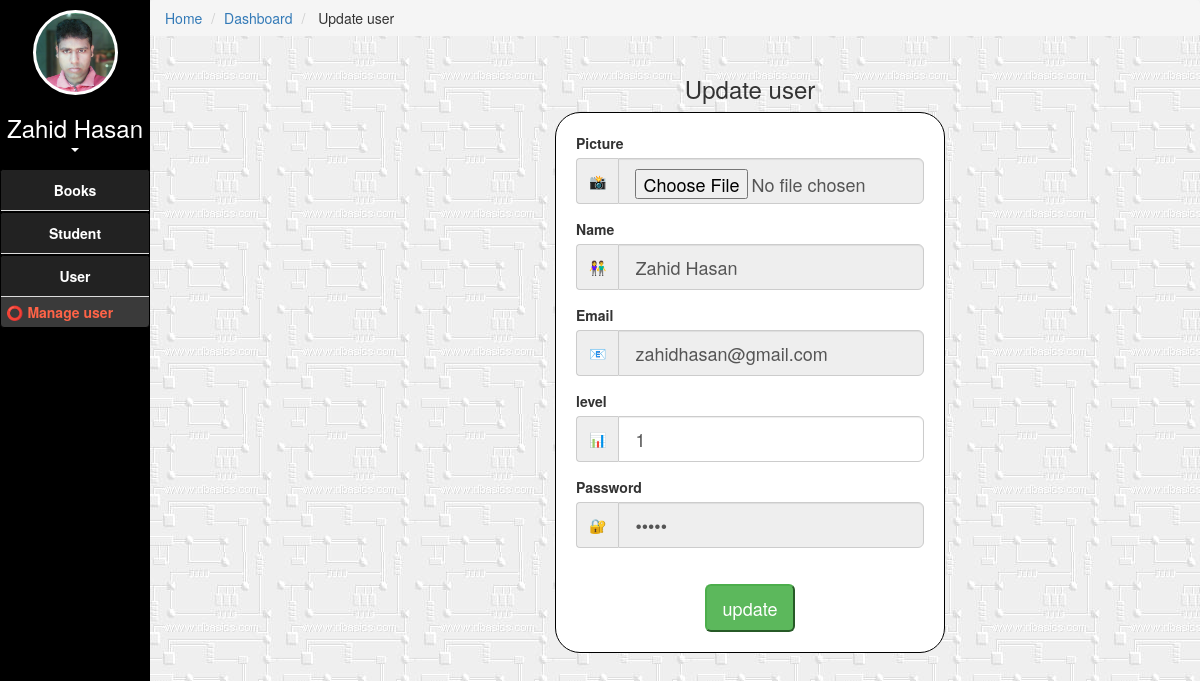
Screenshot of /admin/editUser.php?editUser=6 (signed in) with the database file from the repository.
### tables this page shows
CREATE TABLE `user` (
  `user_id` int(8) NOT NULL,
  `user_image` varchar(255) NOT NULL,
  `user_name` varchar(50) NOT NULL,
  `user_email` varchar(80) NOT NULL,
  `user_password` varchar(50) NOT NULL,
  `user_level` tinyint(1) NOT NULL,
  `activation_status` tinyint(1) NOT NULL
);

### admin/editUser.php (called while the page is built, shortened)
<?php
include 'dashboard.php';
?>

### class/database.php (called while the page is built, shortened)
<?php
class Database{
    public function __construct() {
        $hostName="localhost";
        $serverName="root";
        $password="";
        $databaseName="librarymanagementsystem";
        $this->link= mysqli_connect($hostName, $serverName, $password, $databaseName);
    }
}
?>

### class/admin.php (called while the page is built, shortened)
<?php
include_once 'database.php';
class admin{
		public $db;
		public function __construct() {
		$this->db = new Database();
		}
	 public function UserSelectInfo($id) {
        $sql = "SELECT * FROM user WHERE user_id='$id'";
        $result = mysqli_query($this->db->link, $sql);
		return $result;
    }
}
?>

### admin/pages/editUser.php (the view, shortened to what this page needs)
<?php
	if(isset($_GET['editUser'])){
		$id=$_GET['editUser'];
		$result=$onjAdmin->UserSelectInfo($id);
		$row = mysqli_fetch_assoc($result);
	}
?>
	<div id='submit' class="container-fluid bg-5 " id='admition'>
				<div class="container">
					<h3 class='text-center'>Update user </h3>
					<div class="row">
						<div class="col-md-4"></div>
						<div class="col-md-4 bg-form">
							<form action="" method="POST">
								<div class="form-group">
										<label for="">Picture</label>
									<div class="input-group">
										<span class="input-group-addon">&#128248 </span>
										<input type="file" accept='image/*' id='image' name='image' class="form-control input-lg"  placeholder='P.P. size picture...' readonly />
									</div>
								</div>
								<div class="form-group">
									<label for="name">Name</label>
									<div class="input-group">
										<span class="input-group-addon">&#128107 </span>
										<input type="text" id='name' name='name' class="form-control input-lg" placeholder='Name...' value="<?php if(isset($row)){ echo $row['user_name'];}?>" readonly required />
									</div>
								</div>
								<div class="form-group">
									<label for="email">Email</label>
									<div class="input-group">
									<span class="input-group-addon">&#128231 </span>
										<input type="email" id='email' name='email' class="form-control input-lg" placeholder='email...' value="<?php if(isset($row)){ echo $row['user_email'];}?>" readonly required />
									</div>
								</div>
								<div class="form-group">
									<label for="">level</label>
									<div class="input-group">
										<span class="input-group-addon">&#128202 </span>
										<input name="level" type="number" min="0" max="3" class="form-control input-lg"  value="<?php if(isset($row)){ echo $row['user_level'];}?>" required/>
									</div>
								</div>
								<div class="form-group">
									<label for="password">Password</label>
									<div class="input-group">
									<span class="input-group-addon">&#128272 </span>
										<input type="password" id='password' name='password' class="form-control input-lg" placeholder='password...' value="<?php if(isset($row)){ echo $row['user_password'];}?>" readonly required />
									</div>
								</div>
								<div class="text-center">
									<input type="submit" name='userUpdate' value='update' class="btn-lg btn-success" style='' onclick='confirm("???? ?? ???? ???? ???????!  ????? ok ????? ?????");' />
								</div>
							</form>
						</div>
						<div class="col-md-4"></div>
					</div>
				</div>
			</div>

### assets/frontend/w3css/w3.css (style rules this page uses)
html { box-sizing:border-box }
*,*:before,*:after { box-sizing:inherit }
html { -ms-text-size-adjust:100%;-webkit-text-size-adjust:100% }
body { margin:0 }
button,input,select,textarea,optgroup { font:inherit;margin:0 }
button,input { overflow:visible }
button,[type=button],[type=reset],[type=submit] { -webkit-appearance:button }
html,body { font-family:Verdana,sans-serif;font-size:15px;line-height:1.5 }
html { overflow-x:hidden }
h3 { font-size:24px }
h1,h2,h3,h4,h5,h6 { font-family:"Segoe UI",Arial,sans-serif;font-weight:400;margin:10px 0 }

### admin/dashboard.php (style rules this page uses)
* { margin:0; }

### admin/pages/editUser.php (style rules this page uses)
body { background-image:url("../assets/backend/img/loginAndSignUp/comp010.jpg"); }
.bg-form { background-color:white; border-radius:25px; border:1px solid black; padding:20px; }

### rows the page displays
user: name "Zahid Hasan", email "zahidhasan@gmail.com", level "1"

### other values shown
$_SESSION['userName'] "Zahid Hasan"
$D_breadcrumb "Update user"
